Frame 1 (no input): blank canvas, image omitted
Frame 60 (no input): blank canvas, image omitted
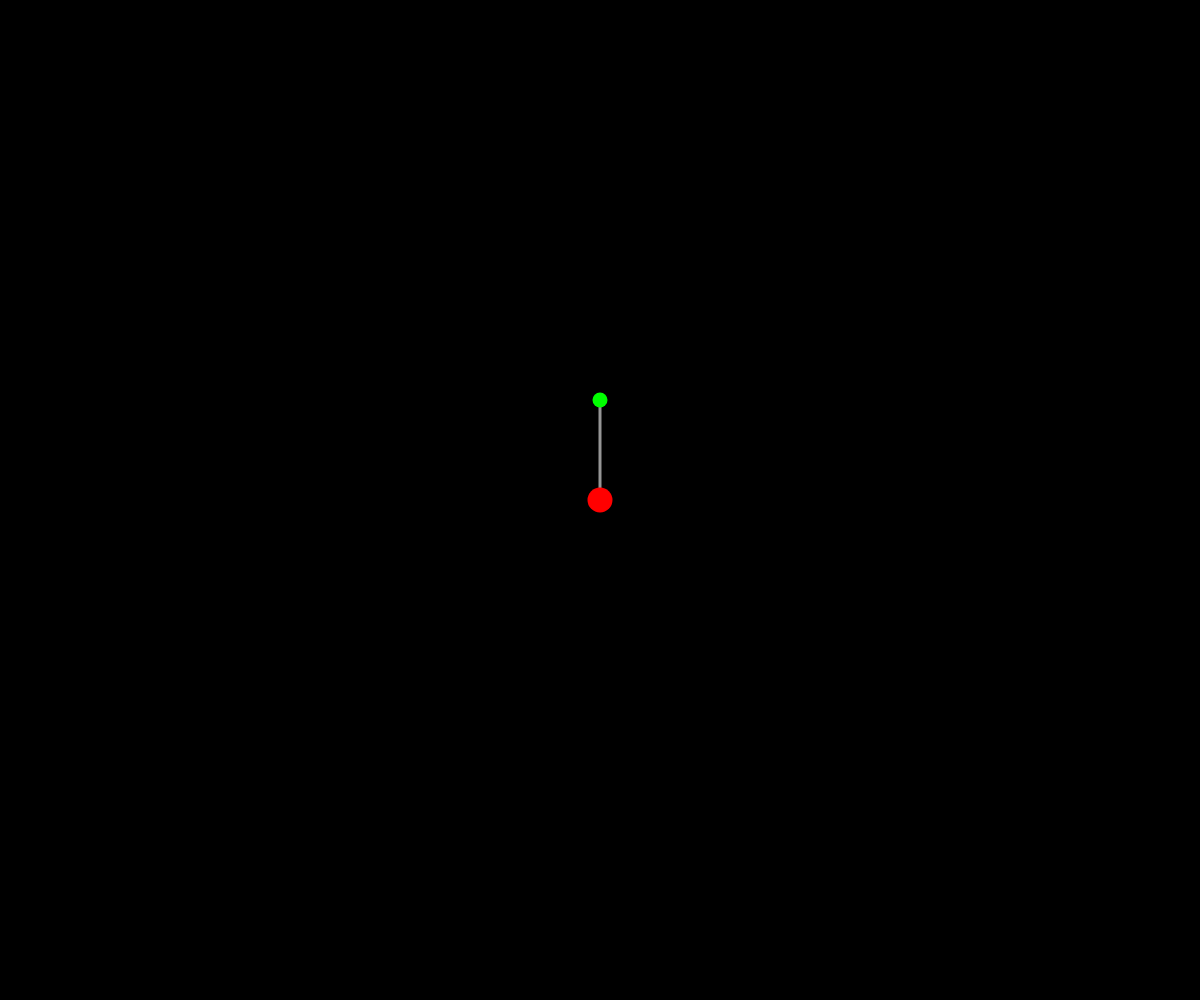
Frame 120 (the mouse pressed at the canvas centre since frame 60)

The p5.js sketch whose frames 1 and 60 were blank and that drew this single picture after the mouse press (run headless with seeded random() and noise() and a simulated clock; from frame 60 on, the mouse is pressed at the canvas centre):

// p5.js sketch
// ── sketch.js

let points = [];

let selectedPoint = null;

const hermite = new Hermite();

function setup() {
	createCanvas(windowWidth, windowHeight);
	fill(255);
	noStroke();
}

function draw() {
	background(0);

	fill(255);

	if (points.length > 0) {
		let last = points[0].pos;
		for(var t=0; t<1; t+=0.001) {
			var pt = hermite.interpolate(t, points);

			// ellipse(pt.x, pt.y, 5, 5);
			stroke(255);
			strokeWeight(3);
			line(last.x, last.y, pt.x, pt.y);

			last = pt;

			// var tangent = hermite.interpolate(t, points, null, true);
			//
			// stroke(255, 50);
			// strokeWeight(2);
			// line(pt.x, pt.y, pt.x - tangent.x, pt.y - tangent.y);
		}
	}


	for (let pt of points) {
		pt.draw();
	}

}

function pointInPosition(x, y) {
	for (let point of points) {
		if (point.isInside(x, y)) {
			return point;
		} else {
			if (point.tangent.isInside(x, y)) {
				return point.tangent;
			}
		}
	}

	return null;
}

function mousePressed() {
	if (selectedPoint) {
		selectedPoint.selected = false;
	}

	selectedPoint = pointInPosition(mouseX, mouseY);

	if (selectedPoint) {
		selectedPoint.selected = true;
	} else {
		points.push(new Point(mouseX, mouseY));
	}
}

function mouseReleased() {
	if (selectedPoint) {
		selectedPoint.selected = false;
		selectedPoint = null;
	}
}

function mouseDragged() {
	if (selectedPoint) {
		selectedPoint.move(mouseX, mouseY);
	}
}



// ── Hermite.js
class Hermite {

    constructor() {

    }

    interpolate(t, points, knots, derivative, result) {

        var n = points.length;    // number or points / tangents / knots
        var d = 2; // vector dimensionality
        var v = createVector(0, 0); // destination vector

        var t = t * (n - 1); // rescale t to [0, n-1]
        var i0 = t|0;        // truncate
        var i1 = i0 + 1;

        if(i0 > n-1) throw new Error('out of bounds');
        if(i0 === n-1) i1 = i0;

        var scale = i1 - i0;

        t = (t - i0) / scale;

        if(derivative) {
            var t2 = t * t;
            var h00 = 6 * t2 - 6 * t;
            var h10 = 3 * t2 - 4 * t + 1;
            var h01 = - 6 * t2 + 6 * t;
            var h11 = 3 * t2 - 2 * t;
        } else {
            var t2 = t * t;
            var it = 1 - t;
            var it2 = it * it;
            var tt = 2 * t;
            var h00 = (1 + tt) * it2;
            var h10 = t * it2;
            var h01 = t2 * (3 - tt);
            var h11 = t2 * (t - 1);
        }


        v.x = h00 * points[i0].pos.x +
            h10 * points[i0].real_tangent().x * scale +
            h01 * points[i1].pos.x +
            h11 * points[i1].real_tangent().x * scale;

        v.y = h00 * points[i0].pos.y +
            h10 * points[i0].real_tangent().y * scale +
            h01 * points[i1].pos.y +
            h11 * points[i1].real_tangent().y * scale;

        return v;
    }

}
// ── Point.js
class Point {
    constructor(x, y) {
        this.pos = createVector(x, y);
        this.tangent = new Tangent(x, y - 100);

        this.selected = false;

        this.radius = 25;
    }

    draw() {
        stroke(150);
        strokeWeight(3);
        line(this.pos.x, this.pos.y, this.tangent.pos.x, this.tangent.pos.y);

        noStroke();
        fill(255, 0, 0);
        if (this.selected) {
            fill(255, 255, 0);
        }
        ellipse(this.pos.x, this.pos.y, this.radius, this.radius);

        this.tangent.draw();
    }

    real_tangent() {
        let vec = createVector(this.tangent.pos.x - this.pos.x, this.tangent.pos.y - this.pos.y);
        vec.mult(5);
        return vec;
    }

    move(x, y) {
        let diff_x = x - this.pos.x;
        let diff_y = y - this.pos.y;

        this.pos.x = x;
        this.pos.y = y;

        this.tangent.pos.x += diff_x;
        this.tangent.pos.y += diff_y;
    }

    isInside(x, y) {
        return dist(x, y, this.pos.x, this.pos.y) < this.radius;
    }
}
// ── Tangent.js
class Tangent {
    constructor(x, y) {
        this.pos = createVector(x, y);

        this.selected = false;

        this.radius = 15;
    }

    draw() {
        noStroke();
        fill(0, 255, 0);
        if (this.selected) {
            fill(0, 255, 255);
        }
        ellipse(this.pos.x, this.pos.y, this.radius, this.radius);
    }

    isInside(x, y) {
        return dist(x, y, this.pos.x, this.pos.y) < this.radius;
    }

    move(x, y) {
        this.pos.x = x;
        this.pos.y = y;
    }
}
